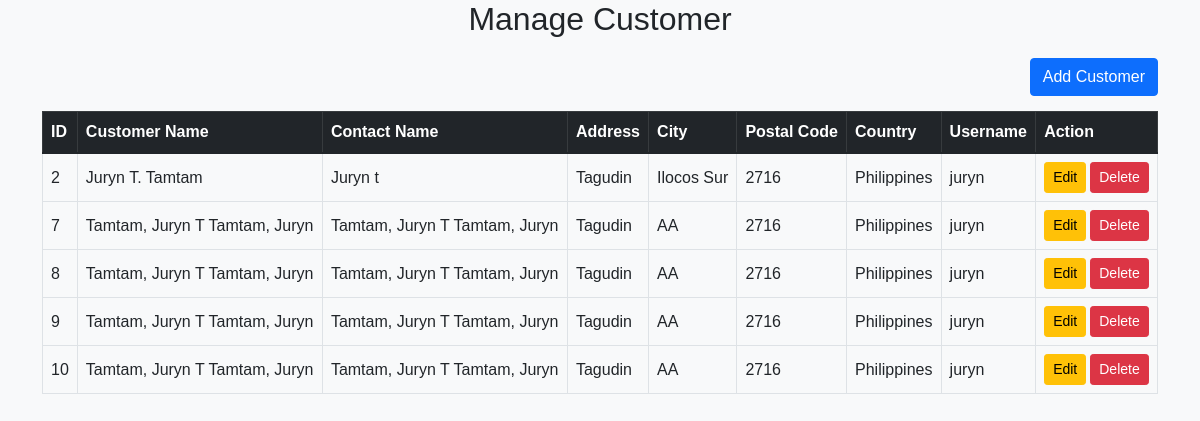
Screenshot of /shop_admin/customer.php with the database file from the repository.
### tables this page shows
CREATE TABLE `tbl_customer` (
  `CustomerID` int(11) NOT NULL,
  `CustomerName` varchar(255) NOT NULL,
  `ContactName` varchar(255) DEFAULT NULL,
  `Address` varchar(255) DEFAULT NULL,
  `City` varchar(100) DEFAULT NULL,
  `PostalCode` varchar(20) DEFAULT NULL,
  `Country` varchar(100) DEFAULT NULL,
  `username` varchar(100) NOT NULL,
  `password` varchar(100) NOT NULL
);

### shop_admin/customer.php (the view, shortened to what this page needs)
<?php
include_once "connect.php";
?>
<!DOCTYPE html>
<html lang="en">
<head>
    <link href="https://cdn.jsdelivr.net/npm/bootstrap@5.1.2/dist/css/bootstrap.min.css" rel="stylesheet">
</head>
<body>
    <h2 class="text-center">Manage Customer</h2>
    <div class="container">
        <div class="d-flex justify-content-end">
            <a href="save.php" class="btn btn-primary btn-custom">Add Customer</a>
        </div>
        <div class="table-responsive">
            <table class="table table-hover table-bordered">
                <thead class="table-dark">
                    <tr>
                        <th>ID</th>
                        <th>Customer Name</th>
                        <th>Contact Name</th>
                        <th>Address</th>
                        <th>City</th>
                        <th>Postal Code</th>
                        <th>Country</th>
                        <th>Username</th>
                        <th>Action</th>
                    </tr>
                </thead>
                <tbody>
<?php
    $sql_customer = "SELECT * FROM tbl_customer";
    $result_customer = mysqli_query($con, $sql_customer);
    if (mysqli_num_rows($result_customer) > 0) {
        while ($row = mysqli_fetch_array($result_customer)) {
            echo "<tr>";
                echo "<td>".$row['CustomerID']."</td>";
                echo "<td>".$row['CustomerName']."</td>";
                echo "<td>".$row['ContactName']."</td>";
                echo "<td>".$row['Address']."</td>";
                echo "<td>".$row['City']."</td>";
                echo "<td>".$row['PostalCode']."</td>";
                echo "<td>".$row['Country']."</td>";
                echo "<td>".$row['username']."</td>";
                echo "<td>";
                    echo "<a href='update.php?id=".$row['CustomerID']."' class='btn btn-warning btn-sm me-1'>Edit</a>";
                    echo "<a href='delete.php?id=".$row['CustomerID']."' class='btn btn-danger btn-sm'>Delete</a>";
                echo "</td>";
            echo "</tr>";
        }
    } else {
        echo "<tr><td colspan='9' class='no-records'>No records found</td></tr>";
    }
?>
                </tbody>
            </table>
        </div>
    </div>
</body>
</html>

### shop_admin/customer.php (style rules this page uses)
body { font-family: Arial, sans-serif; background-color: #f8f9fa; margin: 0; padding: 0; }
.container { margin-top: 20px; }
.btn-custom { margin-bottom: 15px; }
.table th, .table td { vertical-align: middle; }

### rows the page displays
tbl_customer: CustomerID "2", CustomerName "Juryn T. Tamtam", ContactName "Juryn t", Address "Tagudin", City "Ilocos Sur", PostalCode "2716", Country "Philippines", username "juryn"
tbl_customer: CustomerID "7", CustomerName "Tamtam, Juryn T Tamtam, Juryn", ContactName "Tamtam, Juryn T Tamtam, Juryn", Address "Tagudin", City "AA", PostalCode "2716", Country "Philippines", username "juryn"
tbl_customer: CustomerID "8", CustomerName "Tamtam, Juryn T Tamtam, Juryn", ContactName "Tamtam, Juryn T Tamtam, Juryn", Address "Tagudin", City "AA", PostalCode "2716", Country "Philippines", username "juryn"
tbl_customer: CustomerID "9", CustomerName "Tamtam, Juryn T Tamtam, Juryn", ContactName "Tamtam, Juryn T Tamtam, Juryn", Address "Tagudin", City "AA", PostalCode "2716", Country "Philippines", username "juryn"
tbl_customer: CustomerID "10", CustomerName "Tamtam, Juryn T Tamtam, Juryn", ContactName "Tamtam, Juryn T Tamtam, Juryn", Address "Tagudin", City "AA", PostalCode "2716", Country "Philippines", username "juryn"
